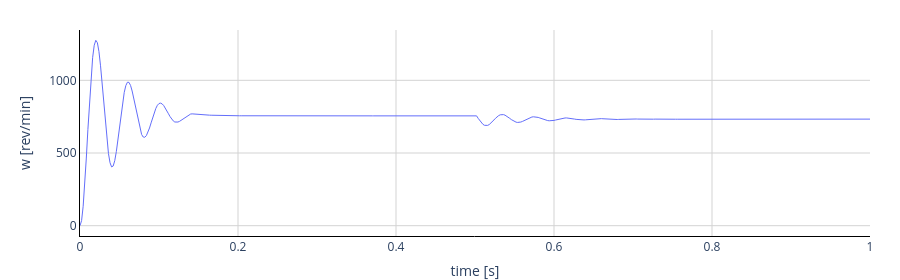

Write notebook code for a chart like this one.
### Code cell
import fmpy
from fmpy import *


filename = 'Drive.fmu'

start_values = {
    # variable                                         start   unit        description
    'loadInertia1.J':                                     (1, 'kg.m2'),  # Moment of inertia
    'idealGear.ratio':                                   (10, '1'),      # Transmission ratio (flange_a.phi/flange_b.phi)
    'dcpm.TaOperational':                            (293.15, 'K'),      # Operational armature temperature
    'dcpm.fixed.phi0':                                    (0, 'rad'),    # Fixed offset angle of housing
    'dcpmData.Jr':                                    (0.001, 'kg.m2'),  # Rotor's moment of inertia
    'dcpmData.VaNominal':                               (100, 'V'),      # Nominal armature voltage
    'dcpmData.IaNominal':                               (100, 'A'),      # Nominal armature current (>0..Motor, <0..Generator)
    'dcpmData.wNominal':                    (149.22565104552, 'rad/s'),  # Nominal speed
    'dcpmData.TaNominal':                            (293.15, 'K'),      # Nominal armature temperature
    'dcpmData.Ra':                                     (0.05, 'Ohm'),    # Armature resistance at TaRef
    'dcpmData.TaRef':                                (293.15, 'K'),      # Reference temperature of armature resistance
    'dcpmData.alpha20a':                                  (0, '1/K'),    # Temperature coefficient of armature resistance
    'dcpmData.La':                                   (0.0015, 'H'),      # Armature inductance
    'dcpmData.frictionParameters.power_w':                 2,            # Exponent of friction torque w.r.t. angular velocity
    'dcpmData.strayLoadParameters.power_w':                1,            # Exponent of stray load loss torque w.r.t. angular velocity
}

output = [
    'w',
]

input = read_csv('Drive_in.csv')

result = simulate_fmu(filename, start_values=start_values, output=output, stop_time=1.0, input=input)

plot_result(result)

### Figure 1 — Plotly figure (JSON) as saved in the notebook; plotly's stock layout.template omitted (floating-point values rounded to 4 significant figures; data arrays with more than 128 entries replaced by an {"elided": "..."} marker saying what was removed)
{"data": [{"line": {"color": "#636efa", "width": 1}, "marker": {"color": "#636efa", "size": 5}, "name": "w", "type": "scatter", "x": {"elided": "501 float values"}, "xaxis": "x", "y": {"elided": "501 float values"}, "yaxis": "y"}], "layout": {"height": 280, "margin": {"b": 0, "r": 30, "t": 30}, "plot_bgcolor": "rgba(0,0,0,0)", "showlegend": false, "xaxis": {"anchor": "y", "domain": [0, 1], "gridcolor": "LightGrey", "gridwidth": 1, "linecolor": "black", "range": [0, 1], "showgrid": true, "showline": true, "ticklen": 0, "title": {"text": "time [s]"}, "zerolinecolor": "LightGrey", "zerolinewidth": 1}, "yaxis": {"anchor": "x", "domain": [0, 1], "gridcolor": "LightGrey", "gridwidth": 1, "linecolor": "black", "showgrid": true, "showline": true, "ticklen": 0, "title": {"text": "w [rev/min]"}, "zerolinecolor": "LightGrey", "zerolinewidth": 1}}}
